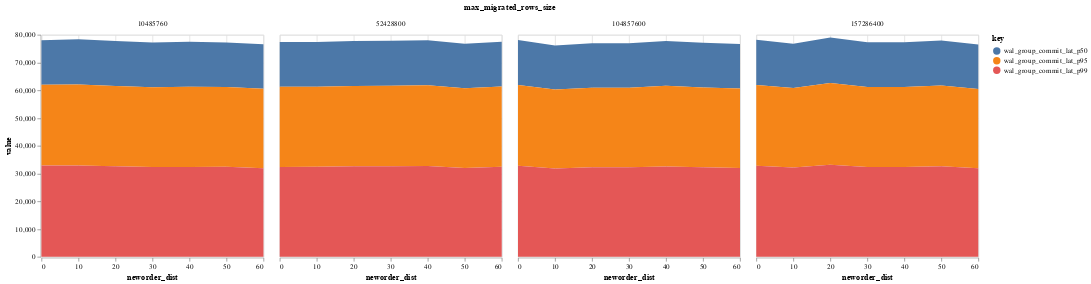

Here is the notebook cell this chart was saved with:
### Code cell
LATENCIES = [
    [
        "wal_group_commit_lat_p50",
        "wal_group_commit_lat_p95",
        "wal_group_commit_lat_p99",
    ]
]

plot_stack(LATENCIES)
